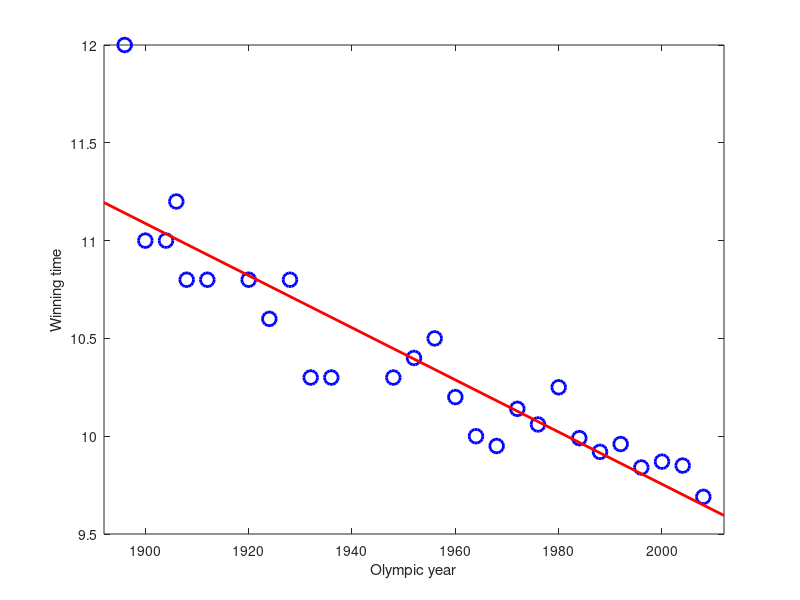

MATLAB code for this plot:
clear all;close all;clc;

load data/olympics.mat

%% load data and compute average
%male 100m data
x = male100(:,1);%Olympic years
t = male100(:,2);%Winning times
N = length(x);
m_x = sum(x)/N;
m_t = sum(t)/N;
m_xx = sum(x.*x)/N;
m_xt = sum(x.*t)/N;

%% compute the weight values
w_1 = (m_xt - m_x * m_t)/(m_xx - m_x * m_x);
w_0 = m_t - w_1 * m_x;

%% plot the data
figure(1);hold off
plot(x,t,'bo','markersize',10,'linewidth',2);
xplot = [min(x)-4 max(x)+4];
xlim(xplot);
hold on
plot(xplot,w_0 + w_1 * xplot,'r','linewidth',2);
xlabel('Olympic year');
ylabel('Winning time');